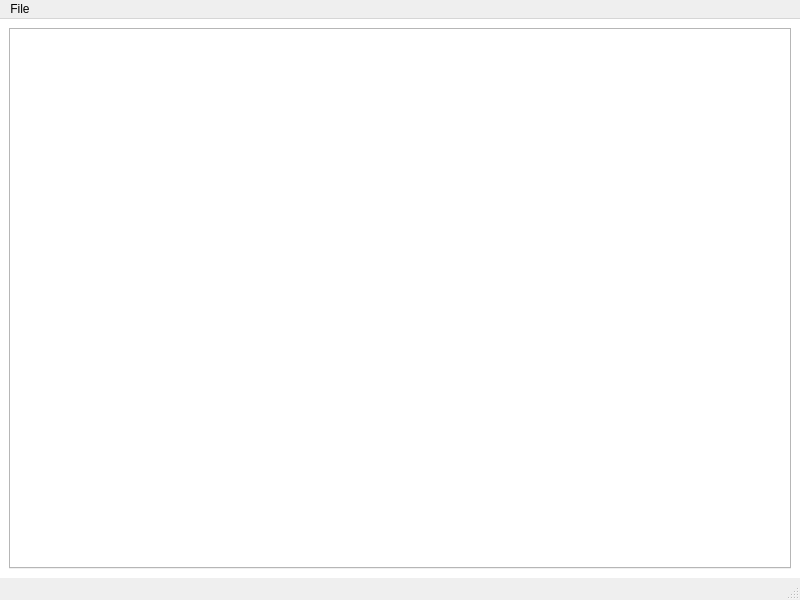
<?xml version="1.0" encoding="UTF-8"?>
<ui version="4.0">
 <class>MainWindow</class>
 <widget class="QMainWindow" name="MainWindow">
  <property name="geometry">
   <rect>
    <x>0</x>
    <y>0</y>
    <width>800</width>
    <height>600</height>
   </rect>
  </property>
  <property name="windowTitle">
   <string>Test Case Creator</string>
  </property>
  <property name="autoFillBackground">
   <bool>true</bool>
  </property>
  <property name="styleSheet">
   <string notr="true"/>
  </property>
  <widget class="QWidget" name="centralwidget">
   <property name="styleSheet">
    <string notr="true">/* background-color: rgb(96, 138, 255); */
background-color: white</string>
   </property>
   <layout class="QHBoxLayout" name="horizontalLayout">
    <item>
     <layout class="QVBoxLayout" name="verticalLayout">
      <item>
       <widget class="QTabWidget" name="tasks">
        <property name="autoFillBackground">
         <bool>false</bool>
        </property>
        <property name="styleSheet">
         <string notr="true"/>
        </property>
        <property name="currentIndex">
         <number>-1</number>
        </property>
        <property name="tabsClosable">
         <bool>true</bool>
        </property>
       </widget>
      </item>
     </layout>
    </item>
   </layout>
  </widget>
  <widget class="QMenuBar" name="menubar">
   <property name="geometry">
    <rect>
     <x>0</x>
     <y>0</y>
     <width>800</width>
     <height>20</height>
    </rect>
   </property>
   <widget class="QMenu" name="menu_file">
    <property name="title">
     <string>File</string>
    </property>
    <addaction name="new_task"/>
    <addaction name="load"/>
    <addaction name="separator"/>
    <addaction name="save"/>
   </widget>
   <addaction name="menu_file"/>
  </widget>
  <widget class="QStatusBar" name="statusbar"/>
  <action name="new_task">
   <property name="text">
    <string>New Task ...</string>
   </property>
  </action>
  <action name="save">
   <property name="text">
    <string>Save</string>
   </property>
  </action>
  <action name="load">
   <property name="text">
    <string>Open ...</string>
   </property>
  </action>
 </widget>
 <resources/>
 <connections/>
</ui>
